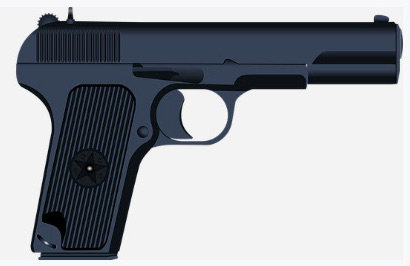
#> input picture images/pistol.jpg, 410 x 266 px
$ python avg_hash.py
#> lines starting #> are read from the running program, lines starting #| are printed output that depends on the picture
import cv2
import numpy as np
import glob


img = cv2.imread('./images/pistol.jpg')
#> img is the input picture: shape (266, 410, 3); mean B, G, R 168.5, 163, 159.5
cv2.imshow('pistol', img)


def img2hash(img):
    gray = cv2.cvtColor(img, cv2.COLOR_BGR2GRAY)
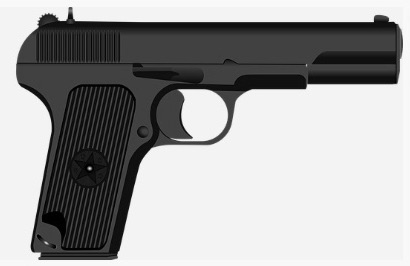
#> gray: shape (266, 410); min 0, max 255, mean 162.6
    gray = cv2.resize(gray, (16, 16))
    avg = gray.mean()
#> avg = 157.2
    bi = 1 * (gray > avg)
    return bi


def hamming_dist(a, b):
    a = a.reshape((1, -1))
    b = b.reshape((1, -1))

    distance = (a != b).sum()
    return distance


query_hash = img2hash(img)
img_path = glob.glob('./101_ObjectCategories/**/*.jpg')
for path in img_path:
    img = cv2.imread(path)
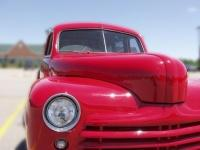
#> input picture 101_ObjectCategories/BACKGROUND_Google/image_0107.jpg, 200 x 150 px
#> img is the input picture: shape (150, 200, 3); mean B, G, R 125.4, 104.3, 164.9
    cv2.imshow('searching...', img)
    cv2.waitKey(5)

    a_hash = img2hash(img)
#> in img2hash (call 2), `gray = cv2.cvtColor(img, cv2.COLOR_BGR2GRAY)`:
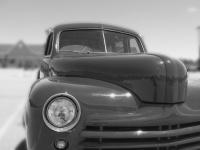
#> gray: shape (150, 200); min 9, max 241, mean 124.8
#> in img2hash (call 2), `avg = gray.mean()`: avg = 124.4
    dst = hamming_dist(query_hash, a_hash)
#> in hamming_dist, `distance = (a != b).sum()`: distance = 163
#> dst = 163
#> pass 3 of the loop `for path in img_path:`:
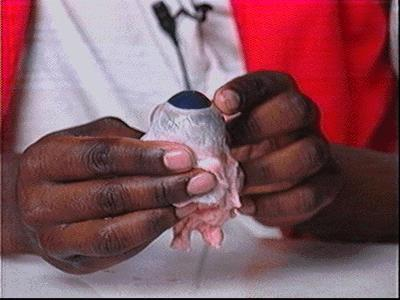
#> input picture 101_ObjectCategories/BACKGROUND_Google/image_0144.jpg, 400 x 300 px
#> img is the input picture: shape (300, 400, 3); mean B, G, R 95.5, 86.3, 132.2
#> in img2hash (call 4), `gray = cv2.cvtColor(img, cv2.COLOR_BGR2GRAY)`:
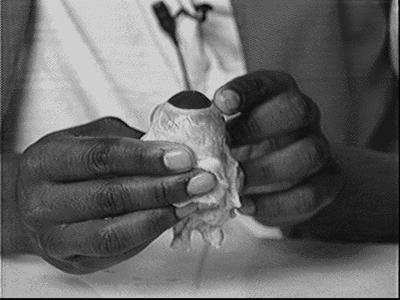
#> gray: shape (300, 400); min 0, max 221, mean 101.1
#> avg = 101.6
#> dst = 146
    if dst/256 < 0.25:
        print(path, dst/256)
        cv2.imshow(path, img)

cv2.waitKey(0)
cv2.destroyAllWindows()
